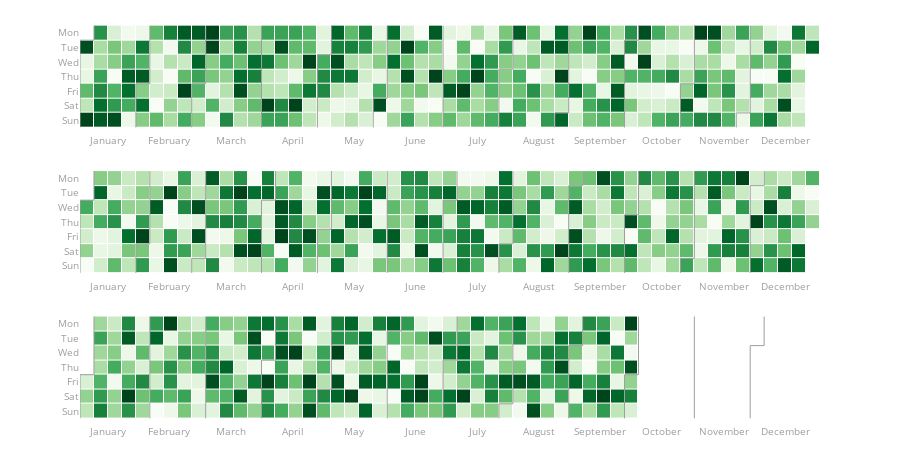

The notebook cell this image was saved under:
### Code cell
dummy_start_date = "2019-01-01"
dummy_end_date = "2021-10-03"

# date range from start date to end date and random
# column named value using amount of days as shape
dummy_df = pd.DataFrame({
    "ds": pd.date_range(dummy_start_date, dummy_end_date),
    "value": np.random.randint(low=0, high=30,
size=(pd.to_datetime(dummy_end_date) - pd.to_datetime(dummy_start_date)).days + 1,),
})

print(dummy_df)

fig = calplot(
         dummy_df,
         x="ds",
         y="value"
)
fig.show()

### Figure 1 — Plotly figure (JSON) as saved in the notebook; plotly's stock layout.template omitted (floating-point values rounded to 4 significant figures; data arrays with more than 128 entries replaced by an {"elided": "..."} marker saying what was removed)
{"data": [{"colorscale": [[0, "rgb(247,252,245)"], [0.125, "rgb(229,245,224)"], [0.25, "rgb(199,233,192)"], [0.375, "rgb(161,217,155)"], [0.5, "rgb(116,196,118)"], [0.625, "rgb(65,171,93)"], [0.75, "rgb(35,139,69)"], [0.875, "rgb(0,109,44)"], [1, "rgb(0,68,27)"]], "customdata": {"elided": "365x2 str values"}, "hovertemplate": "%{customdata[0]} <br>Week=%{x} <br>%{customdata[1]}=%{z}", "name": "2019", "showscale": false, "type": "heatmap", "x": {"elided": "365 int values"}, "xaxis": "x", "xgap": 1, "y": {"elided": "365 int values"}, "yaxis": "y", "ygap": 1, "z": {"elided": "365 int values"}, "zmax": 29, "zmin": 0}, {"hoverinfo": "skip", "line": {"color": "#9e9e9e", "width": 1}, "mode": "lines", "type": "scatter", "x": [-0.5, -0.5], "xaxis": "x", "y": [0.5, 6.5], "yaxis": "y"}, {"hoverinfo": "skip", "line": {"color": "#9e9e9e", "width": 1}, "mode": "lines", "type": "scatter", "x": [-0.5, 0.5], "xaxis": "x", "y": [0.5, 0.5], "yaxis": "y"}, {"hoverinfo": "skip", "line": {"color": "#9e9e9e", "width": 1}, "mode": "lines", "type": "scatter", "x": [0.5, 0.5], "xaxis": "x", "y": [0.5, -0.5], "yaxis": "y"}, {"hoverinfo": "skip", "line": {"color": "#9e9e9e", "width": 1}, "mode": "lines", "type": "scatter", "x": [3.5, 3.5], "xaxis": "x", "y": [3.5, 6.5], "yaxis": "y"}, {"hoverinfo": "skip", "line": {"color": "#9e9e9e", "width": 1}, "mode": "lines", "type": "scatter", "x": [3.5, 4.5], "xaxis": "x", "y": [3.5, 3.5], "yaxis": "y"}, {"hoverinfo": "skip", "line": {"color": "#9e9e9e", "width": 1}, "mode": "lines", "type": "scatter", "x": [4.5, 4.5], "xaxis": "x", "y": [3.5, -0.5], "yaxis": "y"}, {"hoverinfo": "skip", "line": {"color": "#9e9e9e", "width": 1}, "mode": "lines", "type": "scatter", "x": [7.5, 7.5], "xaxis": "x", "y": [3.5, 6.5], "yaxis": "y"}, {"hoverinfo": "skip", "line": {"color": "#9e9e9e", "width": 1}, "mode": "lines", "type": "scatter", "x": [7.5, 8.5], "xaxis": "x", "y": [3.5, 3.5], "yaxis": "y"}, {"hoverinfo": "skip", "line": {"color": "#9e9e9e", "width": 1}, "mode": "lines", "type": "scatter", "x": [8.5, 8.5], "xaxis": "x", "y": [3.5, -0.5], "yaxis": "y"}, {"hoverinfo": "skip", "line": {"color": "#9e9e9e", "width": 1}, "mode": "lines", "type": "scatter", "x": [12.5, 12.5], "xaxis": "x", "y": [-0.5, 6.5], "yaxis": "y"}, {"hoverinfo": "skip", "line": {"color": "#9e9e9e", "width": 1}, "mode": "lines", "type": "scatter", "x": [16.5, 16.5], "xaxis": "x", "y": [1.5, 6.5], "yaxis": "y"}, {"hoverinfo": "skip", "line": {"color": "#9e9e9e", "width": 1}, "mode": "lines", "type": "scatter", "x": [16.5, 17.5], "xaxis": "x", "y": [1.5, 1.5], "yaxis": "y"}, {"hoverinfo": "skip", "line": {"color": "#9e9e9e", "width": 1}, "mode": "lines", "type": "scatter", "x": [17.5, 17.5], "xaxis": "x", "y": [1.5, -0.5], "yaxis": "y"}, {"hoverinfo": "skip", "line": {"color": "#9e9e9e", "width": 1}, "mode": "lines", "type": "scatter", "x": [20.5, 20.5], "xaxis": "x", "y": [4.5, 6.5], "yaxis": "y"}, {"hoverinfo": "skip", "line": {"color": "#9e9e9e", "width": 1}, "mode": "lines", "type": "scatter", "x": [20.5, 21.5], "xaxis": "x", "y": [4.5, 4.5], "yaxis": "y"}, {"hoverinfo": "skip", "line": {"color": "#9e9e9e", "width": 1}, "mode": "lines", "type": "scatter", "x": [21.5, 21.5], "xaxis": "x", "y": [4.5, -0.5], "yaxis": "y"}, {"hoverinfo": "skip", "line": {"color": "#9e9e9e", "width": 1}, "mode": "lines", "type": "scatter", "x": [25.5, 25.5], "xaxis": "x", "y": [-0.5, 6.5], "yaxis": "y"}, {"hoverinfo": "skip", "line": {"color": "#9e9e9e", "width": 1}, "mode": "lines", "type": "scatter", "x": [29.5, 29.5], "xaxis": "x", "y": [2.5, 6.5], "yaxis": "y"}, {"hoverinfo": "skip", "line": {"color": "#9e9e9e", "width": 1}, "mode": "lines", "type": "scatter", "x": [29.5, 30.5], "xaxis": "x", "y": [2.5, 2.5], "yaxis": "y"}, {"hoverinfo": "skip", "line": {"color": "#9e9e9e", "width": 1}, "mode": "lines", "type": "scatter", "x": [30.5, 30.5], "xaxis": "x", "y": [2.5, -0.5], "yaxis": "y"}, {"hoverinfo": "skip", "line": {"color": "#9e9e9e", "width": 1}, "mode": "lines", "type": "scatter", "x": [33.5, 33.5], "xaxis": "x", "y": [5.5, 6.5], "yaxis": "y"}, {"hoverinfo": "skip", "line": {"color": "#9e9e9e", "width": 1}, "mode": "lines", "type": "scatter", "x": [33.5, 34.5], "xaxis": "x", "y": [5.5, 5.5], "yaxis": "y"}, {"hoverinfo": "skip", "line": {"color": "#9e9e9e", "width": 1}, "mode": "lines", "type": "scatter", "x": [34.5, 34.5], "xaxis": "x", "y": [5.5, -0.5], "yaxis": "y"}, {"hoverinfo": "skip", "line": {"color": "#9e9e9e", "width": 1}, "mode": "lines", "type": "scatter", "x": [38.5, 38.5], "xaxis": "x", "y": [0.5, 6.5], "yaxis": "y"}, {"hoverinfo": "skip", "line": {"color": "#9e9e9e", "width": 1}, "mode": "lines", "type": "scatter", "x": [38.5, 39.5], "xaxis": "x", "y": [0.5, 0.5], "yaxis": "y"}, {"hoverinfo": "skip", "line": {"color": "#9e9e9e", "width": 1}, "mode": "lines", "type": "scatter", "x": [39.5, 39.5], "xaxis": "x", "y": [0.5, -0.5], "yaxis": "y"}, {"hoverinfo": "skip", "line": {"color": "#9e9e9e", "width": 1}, "mode": "lines", "type": "scatter", "x": [42.5, 42.5], "xaxis": "x", "y": [3.5, 6.5], "yaxis": "y"}, {"hoverinfo": "skip", "line": {"color": "#9e9e9e", "width": 1}, "mode": "lines", "type": "scatter", "x": [42.5, 43.5], "xaxis": "x", "y": [3.5, 3.5], "yaxis": "y"}, {"hoverinfo": "skip", "line": {"color": "#9e9e9e", "width": 1}, "mode": "lines", "type": "scatter", "x": [43.5, 43.5], "xaxis": "x", "y": [3.5, -0.5], "yaxis": "y"}, {"hoverinfo": "skip", "line": {"color": "#9e9e9e", "width": 1}, "mode": "lines", "type": "scatter", "x": [46.5, 46.5], "xaxis": "x", "y": [5.5, 6.5], "yaxis": "y"}, {"hoverinfo": "skip", "line": {"color": "#9e9e9e", "width": 1}, "mode": "lines", "type": "scatter", "x": [46.5, 47.5], "xaxis": "x", "y": [5.5, 5.5], "yaxis": "y"}, {"hoverinfo": "skip", "line": {"color": "#9e9e9e", "width": 1}, "mode": "lines", "type": "scatter", "x": [47.5, 47.5], "xaxis": "x", "y": [5.5, -0.5], "yaxis": "y"}, {"colorscale": [[0, "rgb(247,252,245)"], [0.125, "rgb(229,245,224)"], [0.25, "rgb(199,233,192)"], [0.375, "rgb(161,217,155)"], [0.5, "rgb(116,196,118)"], [0.625, "rgb(65,171,93)"], [0.75, "rgb(35,139,69)"], [0.875, "rgb(0,109,44)"], [1, "rgb(0,68,27)"]], "customdata": {"elided": "366x2 str values"}, "hovertemplate": "%{customdata[0]} <br>Week=%{x} <br>%{customdata[1]}=%{z}", "name": "2020", "showscale": false, "type": "heatmap", "x": {"elided": "366 int values"}, "xaxis": "x2", "xgap": 1, "y": {"elided": "366 int values"}, "yaxis": "y2", "ygap": 1, "z": {"elided": "366 int values"}, "zmax": 29, "zmin": 0}, {"hoverinfo": "skip", "line": {"color": "#9e9e9e", "width": 1}, "mode": "lines", "type": "scatter", "x": [-0.5, -0.5], "xaxis": "x2", "y": [1.5, 6.5], "yaxis": "y2"}, {"hoverinfo": "skip", "line": {"color": "#9e9e9e", "width": 1}, "mode": "lines", "type": "scatter", "x": [-0.5, 0.5], "xaxis": "x2", "y": [1.5, 1.5], "yaxis": "y2"}, {"hoverinfo": "skip", "line": {"color": "#9e9e9e", "width": 1}, "mode": "lines", "type": "scatter", "x": [0.5, 0.5], "xaxis": "x2", "y": [1.5, -0.5], "yaxis": "y2"}, {"hoverinfo": "skip", "line": {"color": "#9e9e9e", "width": 1}, "mode": "lines", "type": "scatter", "x": [3.5, 3.5], "xaxis": "x2", "y": [4.5, 6.5], "yaxis": "y2"}, {"hoverinfo": "skip", "line": {"color": "#9e9e9e", "width": 1}, "mode": "lines", "type": "scatter", "x": [3.5, 4.5], "xaxis": "x2", "y": [4.5, 4.5], "yaxis": "y2"}, {"hoverinfo": "skip", "line": {"color": "#9e9e9e", "width": 1}, "mode": "lines", "type": "scatter", "x": [4.5, 4.5], "xaxis": "x2", "y": [4.5, -0.5], "yaxis": "y2"}, {"hoverinfo": "skip", "line": {"color": "#9e9e9e", "width": 1}, "mode": "lines", "type": "scatter", "x": [7.5, 7.5], "xaxis": "x2", "y": [5.5, 6.5], "yaxis": "y2"}, {"hoverinfo": "skip", "line": {"color": "#9e9e9e", "width": 1}, "mode": "lines", "type": "scatter", "x": [7.5, 8.5], "xaxis": "x2", "y": [5.5, 5.5], "yaxis": "y2"}, {"hoverinfo": "skip", "line": {"color": "#9e9e9e", "width": 1}, "mode": "lines", "type": "scatter", "x": [8.5, 8.5], "xaxis": "x2", "y": [5.5, -0.5], "yaxis": "y2"}, {"hoverinfo": "skip", "line": {"color": "#9e9e9e", "width": 1}, "mode": "lines", "type": "scatter", "x": [12.5, 12.5], "xaxis": "x2", "y": [1.5, 6.5], "yaxis": "y2"}, {"hoverinfo": "skip", "line": {"color": "#9e9e9e", "width": 1}, "mode": "lines", "type": "scatter", "x": [12.5, 13.5], "xaxis": "x2", "y": [1.5, 1.5], "yaxis": "y2"}, {"hoverinfo": "skip", "line": {"color": "#9e9e9e", "width": 1}, "mode": "lines", "type": "scatter", "x": [13.5, 13.5], "xaxis": "x2", "y": [1.5, -0.5], "yaxis": "y2"}, {"hoverinfo": "skip", "line": {"color": "#9e9e9e", "width": 1}, "mode": "lines", "type": "scatter", "x": [16.5, 16.5], "xaxis": "x2", "y": [3.5, 6.5], "yaxis": "y2"}, {"hoverinfo": "skip", "line": {"color": "#9e9e9e", "width": 1}, "mode": "lines", "type": "scatter", "x": [16.5, 17.5], "xaxis": "x2", "y": [3.5, 3.5], "yaxis": "y2"}, {"hoverinfo": "skip", "line": {"color": "#9e9e9e", "width": 1}, "mode": "lines", "type": "scatter", "x": [17.5, 17.5], "xaxis": "x2", "y": [3.5, -0.5], "yaxis": "y2"}, {"hoverinfo": "skip", "line": {"color": "#9e9e9e", "width": 1}, "mode": "lines", "type": "scatter", "x": [21.5, 21.5], "xaxis": "x2", "y": [-0.5, 6.5], "yaxis": "y2"}, {"hoverinfo": "skip", "line": {"color": "#9e9e9e", "width": 1}, "mode": "lines", "type": "scatter", "x": [25.5, 25.5], "xaxis": "x2", "y": [1.5, 6.5], "yaxis": "y2"}, {"hoverinfo": "skip", "line": {"color": "#9e9e9e", "width": 1}, "mode": "lines", "type": "scatter", "x": [25.5, 26.5], "xaxis": "x2", "y": [1.5, 1.5], "yaxis": "y2"}, {"hoverinfo": "skip", "line": {"color": "#9e9e9e", "width": 1}, "mode": "lines", "type": "scatter", "x": [26.5, 26.5], "xaxis": "x2", "y": [1.5, -0.5], "yaxis": "y2"}, {"hoverinfo": "skip", "line": {"color": "#9e9e9e", "width": 1}, "mode": "lines", "type": "scatter", "x": [29.5, 29.5], "xaxis": "x2", "y": [4.5, 6.5], "yaxis": "y2"}, {"hoverinfo": "skip", "line": {"color": "#9e9e9e", "width": 1}, "mode": "lines", "type": "scatter", "x": [29.5, 30.5], "xaxis": "x2", "y": [4.5, 4.5], "yaxis": "y2"}, {"hoverinfo": "skip", "line": {"color": "#9e9e9e", "width": 1}, "mode": "lines", "type": "scatter", "x": [30.5, 30.5], "xaxis": "x2", "y": [4.5, -0.5], "yaxis": "y2"}, {"hoverinfo": "skip", "line": {"color": "#9e9e9e", "width": 1}, "mode": "lines", "type": "scatter", "x": [34.5, 34.5], "xaxis": "x2", "y": [0.5, 6.5], "yaxis": "y2"}, {"hoverinfo": "skip", "line": {"color": "#9e9e9e", "width": 1}, "mode": "lines", "type": "scatter", "x": [34.5, 35.5], "xaxis": "x2", "y": [0.5, 0.5], "yaxis": "y2"}, {"hoverinfo": "skip", "line": {"color": "#9e9e9e", "width": 1}, "mode": "lines", "type": "scatter", "x": [35.5, 35.5], "xaxis": "x2", "y": [0.5, -0.5], "yaxis": "y2"}, {"hoverinfo": "skip", "line": {"color": "#9e9e9e", "width": 1}, "mode": "lines", "type": "scatter", "x": [38.5, 38.5], "xaxis": "x2", "y": [2.5, 6.5], "yaxis": "y2"}, {"hoverinfo": "skip", "line": {"color": "#9e9e9e", "width": 1}, "mode": "lines", "type": "scatter", "x": [38.5, 39.5], "xaxis": "x2", "y": [2.5, 2.5], "yaxis": "y2"}, {"hoverinfo": "skip", "line": {"color": "#9e9e9e", "width": 1}, "mode": "lines", "type": "scatter", "x": [39.5, 39.5], "xaxis": "x2", "y": [2.5, -0.5], "yaxis": "y2"}, {"hoverinfo": "skip", "line": {"color": "#9e9e9e", "width": 1}, "mode": "lines", "type": "scatter", "x": [42.5, 42.5], "xaxis": "x2", "y": [5.5, 6.5], "yaxis": "y2"}, {"hoverinfo": "skip", "line": {"color": "#9e9e9e", "width": 1}, "mode": "lines", "type": "scatter", "x": [42.5, 43.5], "xaxis": "x2", "y": [5.5, 5.5], "yaxis": "y2"}, {"hoverinfo": "skip", "line": {"color": "#9e9e9e", "width": 1}, "mode": "lines", "type": "scatter", "x": [43.5, 43.5], "xaxis": "x2", "y": [5.5, -0.5], "yaxis": "y2"}, {"hoverinfo": "skip", "line": {"color": "#9e9e9e", "width": 1}, "mode": "lines", "type": "scatter", "x": [47.5, 47.5], "xaxis": "x2", "y": [0.5, 6.5], "yaxis": "y2"}, {"hoverinfo": "skip", "line": {"color": "#9e9e9e", "width": 1}, "mode": "lines", "type": "scatter", "x": [47.5, 48.5], "xaxis": "x2", "y": [0.5, 0.5], "yaxis": "y2"}, {"hoverinfo": "skip", "line": {"color": "#9e9e9e", "width": 1}, "mode": "lines", "type": "scatter", "x": [48.5, 48.5], "xaxis": "x2", "y": [0.5, -0.5], "yaxis": "y2"}, {"colorscale": [[0, "rgb(247,252,245)"], [0.125, "rgb(229,245,224)"], [0.25, "rgb(199,233,192)"], [0.375, "rgb(161,217,155)"], [0.5, "rgb(116,196,118)"], [0.625, "rgb(65,171,93)"], [0.75, "rgb(35,139,69)"], [0.875, "rgb(0,109,44)"], [1, "rgb(0,68,27)"]], "customdata": {"elided": "365x2 str values"}, "hovertemplate": "%{customdata[0]} <br>Week=%{x} <br>%{customdata[1]}=%{z}", "name": "2021", "showscale": false, "type": "heatmap", "x": {"elided": "365 int values"}, "xaxis": "x3", "xgap": 1, "y": {"elided": "365 int values"}, "yaxis": "y3", "ygap": 1, "z": {"elided": "365 int values"}, "zmax": 29, "zmin": 0}, {"hoverinfo": "skip", "line": {"color": "#9e9e9e", "width": 1}, "mode": "lines", "type": "scatter", "x": [-0.5, -0.5], "xaxis": "x3", "y": [3.5, 6.5], "yaxis": "y3"}, {"hoverinfo": "skip", "line": {"color": "#9e9e9e", "width": 1}, "mode": "lines", "type": "scatter", "x": [-0.5, 0.5], "xaxis": "x3", "y": [3.5, 3.5], "yaxis": "y3"}, {"hoverinfo": "skip", "line": {"color": "#9e9e9e", "width": 1}, "mode": "lines", "type": "scatter", "x": [0.5, 0.5], "xaxis": "x3", "y": [3.5, -0.5], "yaxis": "y3"}, {"hoverinfo": "skip", "line": {"color": "#9e9e9e", "width": 1}, "mode": "lines", "type": "scatter", "x": [4.5, 4.5], "xaxis": "x3", "y": [-0.5, 6.5], "yaxis": "y3"}, {"hoverinfo": "skip", "line": {"color": "#9e9e9e", "width": 1}, "mode": "lines", "type": "scatter", "x": [8.5, 8.5], "xaxis": "x3", "y": [-0.5, 6.5], "yaxis": "y3"}, {"hoverinfo": "skip", "line": {"color": "#9e9e9e", "width": 1}, "mode": "lines", "type": "scatter", "x": [12.5, 12.5], "xaxis": "x3", "y": [2.5, 6.5], "yaxis": "y3"}, {"hoverinfo": "skip", "line": {"color": "#9e9e9e", "width": 1}, "mode": "lines", "type": "scatter", "x": [12.5, 13.5], "xaxis": "x3", "y": [2.5, 2.5], "yaxis": "y3"}, {"hoverinfo": "skip", "line": {"color": "#9e9e9e", "width": 1}, "mode": "lines", "type": "scatter", "x": [13.5, 13.5], "xaxis": "x3", "y": [2.5, -0.5], "yaxis": "y3"}, {"hoverinfo": "skip", "line": {"color": "#9e9e9e", "width": 1}, "mode": "lines", "type": "scatter", "x": [16.5, 16.5], "xaxis": "x3", "y": [4.5, 6.5], "yaxis": "y3"}, {"hoverinfo": "skip", "line": {"color": "#9e9e9e", "width": 1}, "mode": "lines", "type": "scatter", "x": [16.5, 17.5], "xaxis": "x3", "y": [4.5, 4.5], "yaxis": "y3"}, {"hoverinfo": "skip", "line": {"color": "#9e9e9e", "width": 1}, "mode": "lines", "type": "scatter", "x": [17.5, 17.5], "xaxis": "x3", "y": [4.5, -0.5], "yaxis": "y3"}, {"hoverinfo": "skip", "line": {"color": "#9e9e9e", "width": 1}, "mode": "lines", "type": "scatter", "x": [21.5, 21.5], "xaxis": "x3", "y": [0.5, 6.5], "yaxis": "y3"}, {"hoverinfo": "skip", "line": {"color": "#9e9e9e", "width": 1}, "mode": "lines", "type": "scatter", "x": [21.5, 22.5], "xaxis": "x3", "y": [0.5, 0.5], "yaxis": "y3"}, {"hoverinfo": "skip", "line": {"color": "#9e9e9e", "width": 1}, "mode": "lines", "type": "scatter", "x": [22.5, 22.5], "xaxis": "x3", "y": [0.5, -0.5], "yaxis": "y3"}, {"hoverinfo": "skip", "line": {"color": "#9e9e9e", "width": 1}, "mode": "lines", "type": "scatter", "x": [25.5, 25.5], "xaxis": "x3", "y": [2.5, 6.5], "yaxis": "y3"}, {"hoverinfo": "skip", "line": {"color": "#9e9e9e", "width": 1}, "mode": "lines", "type": "scatter", "x": [25.5, 26.5], "xaxis": "x3", "y": [2.5, 2.5], "yaxis": "y3"}, {"hoverinfo": "skip", "line": {"color": "#9e9e9e", "width": 1}, "mode": "lines", "type": "scatter", "x": [26.5, 26.5], "xaxis": "x3", "y": [2.5, -0.5], "yaxis": "y3"}, {"hoverinfo": "skip", "line": {"color": "#9e9e9e", "width": 1}, "mode": "lines", "type": "scatter", "x": [29.5, 29.5], "xaxis": "x3", "y": [5.5, 6.5], "yaxis": "y3"}, {"hoverinfo": "skip", "line": {"color": "#9e9e9e", "width": 1}, "mode": "lines", "type": "scatter", "x": [29.5, 30.5], "xaxis": "x3", "y": [5.5, 5.5], "yaxis": "y3"}, {"hoverinfo": "skip", "line": {"color": "#9e9e9e", "width": 1}, "mode": "lines", "type": "scatter", "x": [30.5, 30.5], "xaxis": "x3", "y": [5.5, -0.5], "yaxis": "y3"}, {"hoverinfo": "skip", "line": {"color": "#9e9e9e", "width": 1}, "mode": "lines", "type": "scatter", "x": [34.5, 34.5], "xaxis": "x3", "y": [1.5, 6.5], "yaxis": "y3"}, {"hoverinfo": "skip", "line": {"color": "#9e9e9e", "width": 1}, "mode": "lines", "type": "scatter", "x": [34.5, 35.5], "xaxis": "x3", "y": [1.5, 1.5], "yaxis": "y3"}, {"hoverinfo": "skip", "line": {"color": "#9e9e9e", "width": 1}, "mode": "lines", "type": "scatter", "x": [35.5, 35.5], "xaxis": "x3", "y": [1.5, -0.5], "yaxis": "y3"}, {"hoverinfo": "skip", "line": {"color": "#9e9e9e", "width": 1}, "mode": "lines", "type": "scatter", "x": [38.5, 38.5], "xaxis": "x3", "y": [3.5, 6.5], "yaxis": "y3"}, {"hoverinfo": "skip", "line": {"color": "#9e9e9e", "width": 1}, "mode": "lines", "type": "scatter", "x": [38.5, 39.5], "xaxis": "x3", "y": [3.5, 3.5], "yaxis": "y3"}, {"hoverinfo": "skip", "line": {"color": "#9e9e9e", "width": 1}, "mode": "lines", "type": "scatter", "x": [39.5, 39.5], "xaxis": "x3", "y": [3.5, -0.5], "yaxis": "y3"}, {"hoverinfo": "skip", "line": {"color": "#9e9e9e", "width": 1}, "mode": "lines", "type": "scatter", "x": [43.5, 43.5], "xaxis": "x3", "y": [-0.5, 6.5], "yaxis": "y3"}, {"hoverinfo": "skip", "line": {"color": "#9e9e9e", "width": 1}, "mode": "lines", "type": "scatter", "x": [47.5, 47.5], "xaxis": "x3", "y": [1.5, 6.5], "yaxis": "y3"}, {"hoverinfo": "skip", "line": {"color": "#9e9e9e", "width": 1}, "mode": "lines", "type": "scatter", "x": [47.5, 48.5], "xaxis": "x3", "y": [1.5, 1.5], "yaxis": "y3"}, {"hoverinfo": "skip", "line": {"color": "#9e9e9e", "width": 1}, "mode": "lines", "type": "scatter", "x": [48.5, 48.5], "xaxis": "x3", "y": [1.5, -0.5], "yaxis": "y3"}], "layout": {"font": {"color": "#9e9e9e", "size": 10}, "height": 450, "margin": {"b": 20, "t": 20}, "plot_bgcolor": "#fff", "showlegend": false, "title": {"text": ""}, "xaxis": {"anchor": "y", "domain": [0, 1], "showgrid": false, "showline": false, "tickmode": "array", "ticktext": ["January", "February", "March", "April", "May", "June", "July", "August", "September", "October", "November", "December"], "tickvals": [1.5, 5.909, 10.32, 14.73, 19.14, 23.55, 27.95, 32.36, 36.77, 41.18, 45.59, 50], "zeroline": false}, "xaxis2": {"anchor": "y2", "domain": [0, 1], "showgrid": false, "showline": false, "tickmode": "array", "ticktext": ["January", "February", "March", "April", "May", "June", "July", "August", "September", "October", "November", "December"], "tickvals": [1.5, 5.909, 10.32, 14.73, 19.14, 23.55, 27.95, 32.36, 36.77, 41.18, 45.59, 50], "zeroline": false}, "xaxis3": {"anchor": "y3", "domain": [0, 1], "showgrid": false, "showline": false, "tickmode": "array", "ticktext": ["January", "February", "March", "April", "May", "June", "July", "August", "September", "October", "November", "December"], "tickvals": [1.5, 5.909, 10.32, 14.73, 19.14, 23.55, 27.95, 32.36, 36.77, 41.18, 45.59, 50], "zeroline": false}, "yaxis": {"anchor": "x", "autorange": "reversed", "domain": [0.72, 1], "showgrid": false, "showline": false, "tickmode": "array", "ticktext": ["Mon", "Tue", "Wed", "Thu", "Fri", "Sat", "Sun"], "tickvals": [0, 1, 2, 3, 4, 5, 6], "zeroline": false}, "yaxis2": {"anchor": "x2", "autorange": "reversed", "domain": [0.36, 0.64], "showgrid": false, "showline": false, "tickmode": "array", "ticktext": ["Mon", "Tue", "Wed", "Thu", "Fri", "Sat", "Sun"], "tickvals": [0, 1, 2, 3, 4, 5, 6], "zeroline": false}, "yaxis3": {"anchor": "x3", "autorange": "reversed", "domain": [0, 0.28], "showgrid": false, "showline": false, "tickmode": "array", "ticktext": ["Mon", "Tue", "Wed", "Thu", "Fri", "Sat", "Sun"], "tickvals": [0, 1, 2, 3, 4, 5, 6], "zeroline": false}}}
